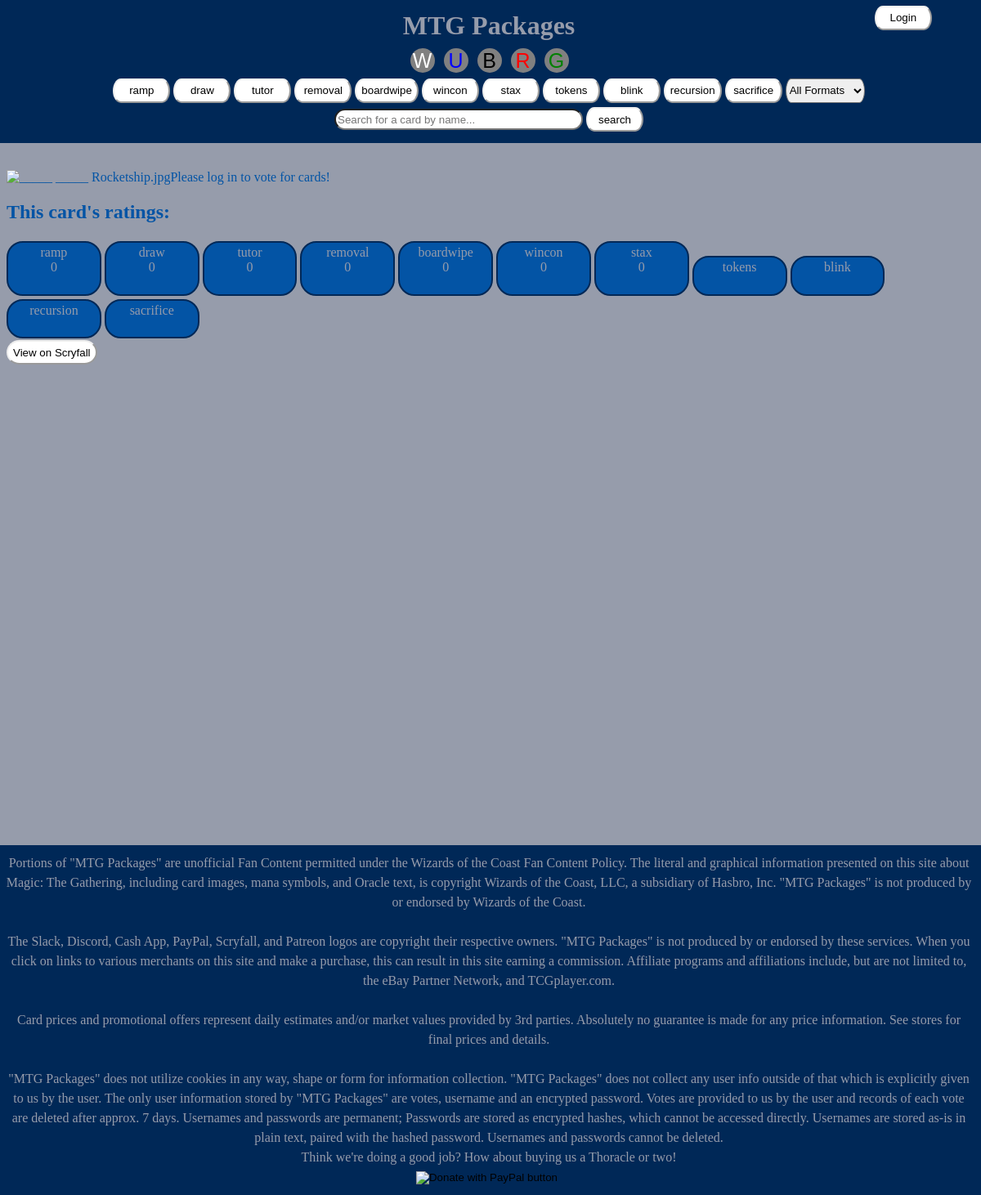
Page /card.php?name=_____ _____ Rocketship& on the committed database.
### tables this page shows
CREATE TABLE IF NOT EXISTS `cards` (
  `name` varchar(50) NOT NULL,
  `colors` char(5) NOT NULL,
  `ramp` int NOT NULL,
  `draw` int NOT NULL,
  `tutor` int NOT NULL,
  `removal` int NOT NULL,
  `boardwipe` int NOT NULL,
  `wincon` int NOT NULL,
  `stax` int NOT NULL,
  PRIMARY KEY (`name`)
);

### card.php (the view, shortened to what this page needs)
<?php include_once("header.php");
$db->query('DELETE FROM votereciepts WHERE datediff(CURRENT_TIMESTAMP, votedate) > 7');
$card = $db->prepare('SELECT * FROM `cards` WHERE name = :name;');
$card->bindValue("name", sanitize($_GET['name']));
$card->execute();
$card = $card->fetch();
?>
<main style="height:800px;">
	<img src="./images/<?php echo getFileName($_GET['name']) ?>.jpg" alt="<?php echo getFileName(sanitize($_GET['name'])) ?>.jpg" style="float:left;">
	<?php if ($_SESSION['isLoggedIn'] == true) { ?>
		<form method="post">
			<table>
				<thead>
					<td class="green">"I think this card is a good example of..."</td>
					<td>Cumulative Score:</td>
					<td class="red">"I think this card is a bad example of..."</td>
				</thead>
				<?php foreach($packageKeys as $pack => $key){?>
				<tr>
					<td class="green"><input type="radio" class="green" name="<?php echo $pack;?>" value="1"  /> <h2 style="display:inline;"><?php echo $pack;?></h2></td>
					<td class="center"><h2 style="display:inline;"><?php echo $card[$pack] ?></h2></td>
					<td class="red"><input type="radio" class="red" name="<?php echo $pack;?>" value="-1"  /> <h2 style="display:inline;"><?php echo $pack;?></h2></td>
				</tr>
					<?php }?>
				<tr>
					<td>================================></td>
					<td><p style="text-align:center;"><input type="submit" value="Cast your votes!"></p></td>
					<td><================================</td>
				</tr>
			</table>
		</form>
	<?php } else {
		echo "Please log in to vote for cards!<br><h2>This card's ratings:</h2>";
		foreach ($packages as $pack) {
			?>
			<span class="reviewbox" style="width:100px"><?php echo $pack."<br>".$card[$pack]?></span>
		<?php
		}
	}
	?>
	<br>
	<a href="https://scryfall.com/search?q=<?php echo sanitize($card['name']) ?>"><button>View on Scryfall</button></a><br>
</main>
<?php include_once("footer.php")?>

### header.php (shortened to what this page needs)
<?php
$packages = ["ramp", "draw", "tutor", "removal", "boardwipe", "wincon", "stax", "tokens", "blink", "recursion", "sacrifice"];
function sanitize(string $string)
{
	$str = strip_tags(filter_var(trim($string)));
	return $str;
}
function getFileName(string $string)
{
	$str = strip_tags(filter_var(trim($string)));
	$str = str_replace("'", "_", $str);
	$str = str_replace("\"", "_", $str);
	$str = str_replace("\\", "_", $str);
	$str = str_replace("/", "_", $str);
	$str = str_replace(":", "_", $str);
	return $str;
}
?>
<!DOCTYPE html>
<html lang="en">
<head>
	<link rel="stylesheet" href="style.css">
</head>
<header class="top">
	<h1>MTG Packages</h1>
	<form action="filter.php" id="colors" method="get">
		<input type="checkbox" name="W" id="W" class="colorpicker" <?php if (key_exists('W', $_GET)) echo 'checked=""' ?>>
		<input type="checkbox" name="U" id="U" class="colorpicker" <?php if (key_exists('U', $_GET)) echo 'checked=""' ?>>
		<input type="checkbox" name="B" id="B" class="colorpicker" <?php if (key_exists('B', $_GET)) echo 'checked=""' ?>>
		<input type="checkbox" name="R" id="R" class="colorpicker" <?php if (key_exists('R', $_GET)) echo 'checked=""' ?>>
		<input type="checkbox" name="G" id="G" class="colorpicker" <?php if (key_exists('G', $_GET)) echo 'checked=""' ?>>
		<br>
		<?php foreach ($packages as $pack) { ?>
			<input type="submit" onsubmit="htmlspecialchars();" name="package" value="<?php echo $pack; ?>" />
		<?php } ?>
		<select name="format" id="format">
			<option value="1">All Formats</option>
		</select>
	</form>
	<form action="search.php" method="get">
		<input type="text" style="min-width:200px; width:25%;" onsubmit="htmlspecialchars();" name="query" placeholder="Search for a card by name..." />
		<input type="submit" value="search" />
	</form>
	<form style="height:2px;" action="<?php if ($_SESSION['isLoggedIn'] == true) echo "index.php";
										else echo "login.php"; ?>">
		<input style="position:absolute; right:5%; top:5%;" type="submit" name="<?php if ($_SESSION['isLoggedIn'] == true) echo "logout" ?>" value="<?php if ($_SESSION['isLoggedIn'] == true) echo "Logout";
																																					else echo "Login"; ?>">
	</form>
</header>

### footer.php (shortened to what this page needs)
<footer>Portions of "MTG Packages" are unofficial Fan Content permitted under the Wizards of the Coast Fan Content Policy. The literal and graphical information presented on this site about Magic: The Gathering, including card images, mana symbols, and Oracle text, is copyright Wizards of the Coast, LLC, a subsidiary of Hasbro, Inc. "MTG Packages" is not produced by or endorsed by Wizards of the Coast.
<br><br>
The Slack, Discord, Cash App, PayPal, Scryfall, and Patreon logos are copyright their respective owners. "MTG Packages" is not produced by or endorsed by these services. When you click on links to various merchants on this site and make a purchase, this can result in this site earning a commission. Affiliate programs and affiliations include, but are not limited to, the eBay Partner Network, and TCGplayer.com.
<br><br>
Card prices and promotional offers represent daily estimates and/or market values provided by 3rd parties. Absolutely no guarantee is made for any price information. See stores for final prices and details.
<br><br>
"MTG Packages" does not utilize cookies in any way, shape or form for information collection. "MTG Packages" does not collect any user info outside of that which is explicitly given to us by the user. The only user information stored by "MTG Packages" are votes, username and an encrypted password. Votes are provided to us by the user and records of each vote are deleted after approx. 7 days. Usernames and passwords are permanent; Passwords are stored as encrypted hashes, which cannot be accessed directly. Usernames are stored as-is in plain text, paired with the hashed password. Usernames and passwords cannot be deleted.
<br>Think we're doing a good job? How about buying us a Thoracle or two!<br>
<form action="https://www.paypal.com/donate" method="post" target="_top">
<input type="image" src="https://www.paypalobjects.com/en_US/i/btn/btn_donate_LG.gif" border="0" name="submit" title="PayPal - The safer, easier way to pay online!" alt="Donate with PayPal button" />
</form>
</footer>

### style.css (style rules this page uses)
html { --true-blue: hsla(210, 96%, 40%, 1); --sapphire: hsla(210, 96%, 33%, 1); --yale-blue: hsla(211, 97%, 25%, 1); --oxford-blue: hsla(212, 100%, 17%, 1); --oxford-blue-2: hsla(219, 100%, 14%, 1); --oxford-blue-3: hsla(219, 100%, 10%, 1); --delft-blue: hsla(220, 29%, 28%, 1); --paynes-gray: hsla(220, 15%, 43%, 1); --slate-gray: hsla(222, 11%, 54%, 1); --cool-gray: hsla(223, 11%, 63%, 1); background-color: var(--cool-gray); color:var(--sapphire); }
h1 { padding: 0.5%; margin: 0; }
footer { background-color: var(--oxford-blue); color:var(--cool-gray); position: relative; text-align:center; line-height: 1.5em; width:100%; top: 10px; left:-12px; margin: 0px; padding: 10px; }
.top { height:fit-content; text-align:center; position:relative; line-height: 2.2em; width:100%; top:-10px; left:-12px; margin-bottom: 2%; padding: 10px; background-color: var(--oxford-blue); color:var(--cool-gray); }
input[type='text'], input[type='password'] { border-radius: 25px; height: 20px; }
button, input[type='submit'] { height:30px; border-radius: 20% / 70%; border-color:2px solid var(--true-blue); background-color: white; min-width: 70px; }
form#colors { display: block; width:100%; align-items: center; align-content: center; text-align: center; }
select#format, select#format>option { display:inline-block; height:30px; border-radius: 10%/70%; }
input[type='checkbox'].colorpicker { text-align: center; vertical-align: middle; width: 30px !important; height: 30px !important; appearance: none; border-radius:50%; background-color: gray; box-shadow: none; line-height: 30px; }
input[type='checkbox']#W.colorpicker:after { color:White; content:'W'; line-height: 30px; font-size: 25px; }
input[type='checkbox']#U.colorpicker:after { color:Blue ; content:'U'; line-height: 30px; font-size: 25px; }
input[type='checkbox']#B.colorpicker:after { color:Black; content:'B'; line-height: 30px; font-size: 25px; }
input[type='checkbox']#R.colorpicker:after { color:Red ; content:'R'; line-height: 30px; font-size: 25px; }
input[type='checkbox']#G.colorpicker:after { color:Green; content:'G'; line-height: 30px; font-size: 25px; }
.reviewbox { background-color: var(--sapphire); color: var(--oxford-blue-3); color:hsla(223, 11%, 63%, 1); border:2px solid var(--oxford-blue); width:fit-content; display:inline-block; text-align: center; border-radius: 20px; max-width: 16em; padding: 0.25% 0.5% 2% 0.5%; margin-top: 2px; margin-bottom: 2px; }

### rows in the picture
cards: ramp "0", draw "0", tutor "0", removal "0", boardwipe "0", wincon "0", stax "0"

### other values in the picture
$pack "ramp"
$pack "draw"
$pack "tutor"
$pack "removal"
$pack "boardwipe"
$pack "wincon"
$pack "stax"
$pack "tokens"
$pack "blink"
$pack "recursion"
$pack "sacrifice"
